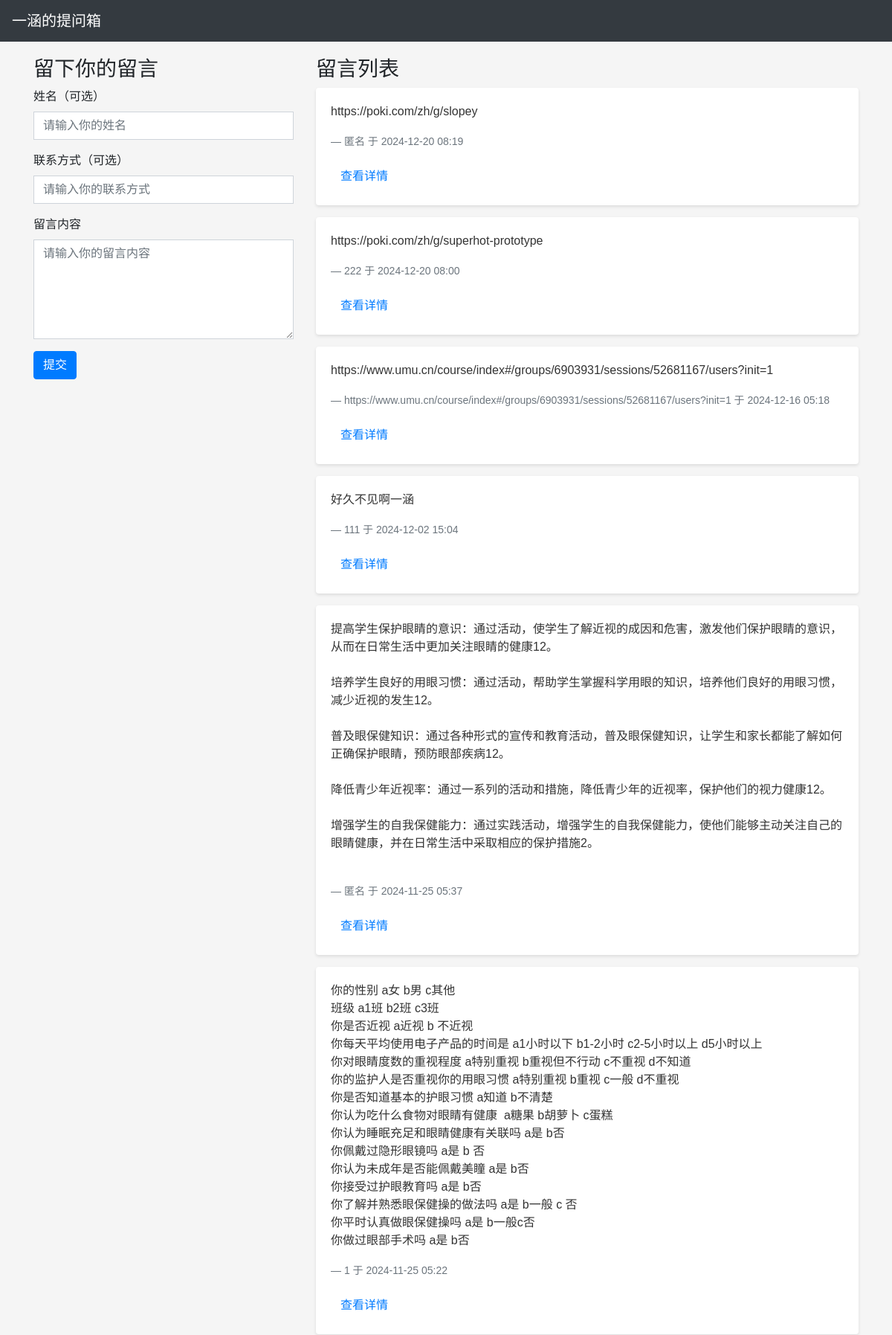
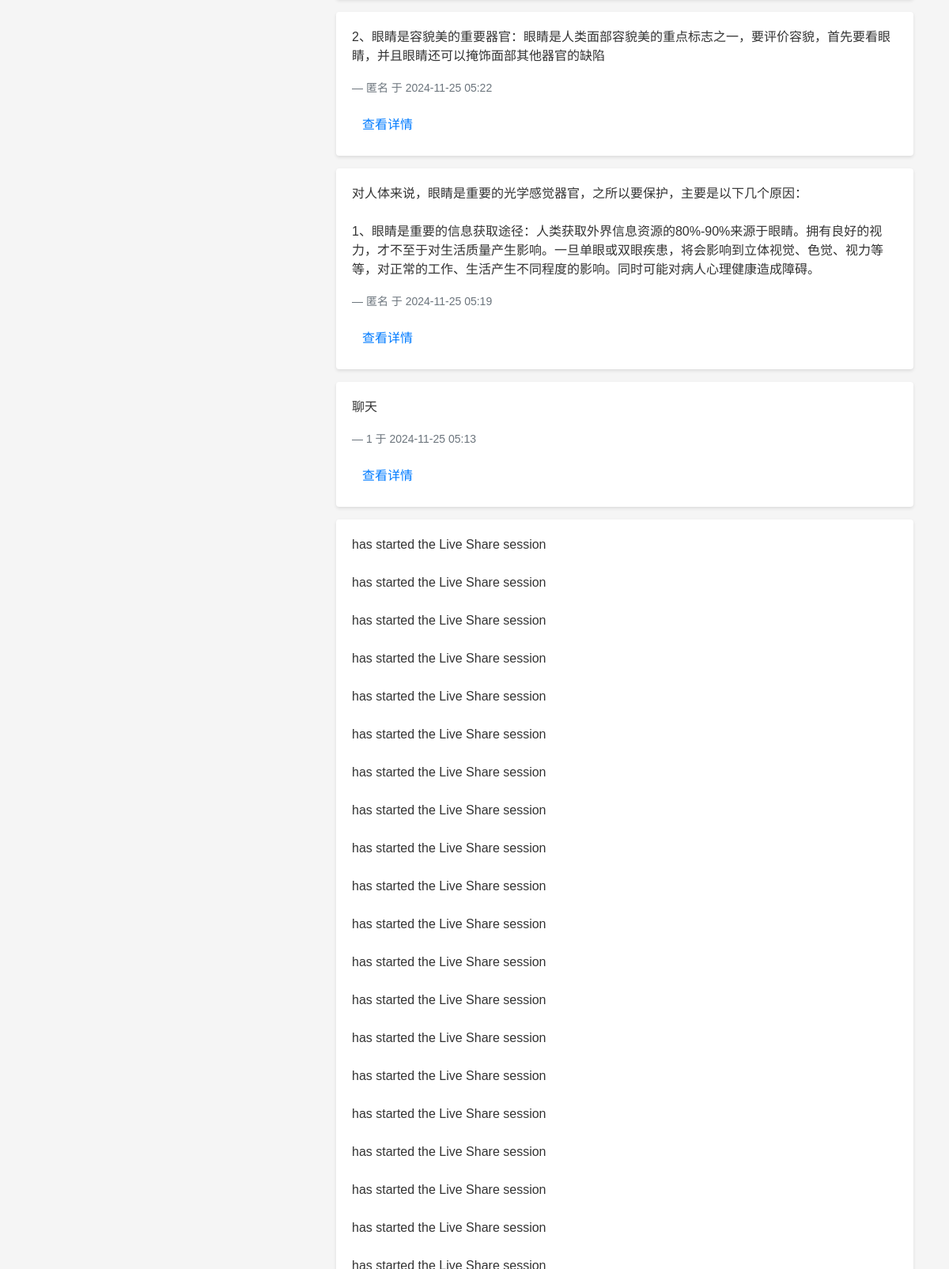
The page / (upper part) on the database its author committed (2 pictures, top to bottom).
### app.py (models this page shows, shortened)
class Message(db.Model):
    __tablename__ = 'messages'
    id = db.Column(db.Integer, primary_key=True)
    name = db.Column(db.String(64))
    contact = db.Column(db.String(64))
    content = db.Column(db.Text, nullable=False)
    timestamp = db.Column(db.DateTime, index=True, default=datetime.utcnow)
    replies = db.relationship('Reply', backref='message', lazy='dynamic')

### app.py (the view, shortened to what this page needs)
@app.route('/', methods=['GET', 'POST'])
def index():
    form = MessageForm()
    messages = Message.query.order_by(Message.timestamp.desc()).all()
    return render_template('index.html', form=form, messages=messages)

### app.py
class MessageForm(FlaskForm):
    name = StringField('姓名（可选）')
    contact = StringField('联系方式（可选）')
    content = TextAreaField('留言内容', validators=[DataRequired(message="留言内容不能为空")])
    submit = SubmitField('提交')

### templates/index.html (shortened to what this page needs)
{% extends 'base.html' %}
{% block content %}
<div class="row">
    <div class="col-md-4">
        <h3>留下你的留言</h3>
        <form method="post">
            <div class="form-group">
                {{ form.name.label(class="form-label") }}
                {{ form.name(class="form-control", placeholder="请输入你的姓名") }}
            </div>
            <div class="form-group">
                {{ form.contact.label(class="form-label") }}
                {{ form.contact(class="form-control", placeholder="请输入你的联系方式") }}
            </div>
            <div class="form-group">
                {{ form.content.label(class="form-label") }}
                {{ form.content(class="form-control", rows="5", placeholder="请输入你的留言内容") }}
            </div>
            {{ form.submit(class="btn btn-primary") }}
        </form>
    </div>
    <div class="col-md-8">
        <h3>留言列表</h3>
        {% for message in messages %}
        <div class="card mb-3">
            <div class="card-body">
                <p class="card-text message-content">{{ message.content }}</p>
                <p class="card-text">
                    <small class="text-muted">
                        — {{ message.name or '匿名' }} 于 {{ message.timestamp.strftime('%Y-%m-%d %H:%M') }}
                    </small>
                </p>
                <a href="{{ url_for('message_detail', id=message.id) }}" class="btn btn-link">查看详情</a>
            </div>
        </div>
        {% else %}
        <p>暂无留言，快来抢沙发！</p>
        {% endfor %}
    </div>
</div>
{% endblock %}

### templates/base.html (shortened to what this page needs)
<!DOCTYPE html>
<html lang="zh-CN">
<head>
    <link rel="stylesheet" href="https://cdn.bootcdn.net/ajax/libs/twitter-bootstrap/4.6.1/css/bootstrap.min.css">
    <link rel="stylesheet" href="{{ url_for('static', filename='style.css') }}">
</head>
<body>
    <nav class="navbar navbar-expand-lg navbar-dark bg-dark">
        <a class="navbar-brand" href="{{ url_for('index') }}">一涵的提问箱</a>
    </nav>
    <div class="container">
        {% block content %}{% endblock %}
    </div>
</body>
</html>

### static/style.css (style rules this page uses)
body { font-family: "Microsoft YaHei", sans-serif; background-color: #f5f5f5; }
.navbar { margin-bottom: 20px; }
.card { background-color: #ffffff; border: none; box-shadow: 0 2px 4px rgba(0, 0, 0, 0.1); }
.message-content, .reply-content { font-size: 16px; line-height: 1.5; color: #333333; white-space: pre-wrap; }
.form-control { border-radius: 0; }
.btn-primary { background-color: #007bff; border-color: #007bff; }

### rows shown on the page
Message: content "https://poki.com/zh/g/slopey", name "匿名", timestamp "2024-12-20 08:19"
Message: content "https://poki.com/zh/g/superhot-prototype", name "222", timestamp "2024-12-20 08:00"
Message: content "https://www.umu.cn/course/index#/groups/6903931/sessions/52681167/users?init=1", name "https://www.umu.cn/course/index#/groups/6903931/sessions/52681167/users?init=1", timestamp "2024-12-16 05:18"
Message: content "好久不见啊一涵", name "111", timestamp "2024-12-02 15:04"
Message: content "提高学生保护眼睛的意识‌：通过活动，使学生了解近视的成因和危害，激发他们保护眼睛的意识，从而在日常生活中更加关注眼睛的健康‌12。 ‌培养学生良好的用眼习惯‌：通过活动，帮助学生掌握科学用眼的知识，培养他们良好的用眼习惯，减少近视的发生‌12。 ‌普及眼保健知识‌：通过各种形式的宣传和教育活动，普及眼保健知识，让学生和家长都能了解如何正确保护眼睛，预防眼部疾病‌12。 ‌降低青少年近视率‌：通过一系列的活动和措施，降低青少年的近视率，保护他们的视力健康‌12。 ‌增强学生的自我保健能力‌：通过实践活动，增强学生的自我保健能力，使他们能够主动关注自己的眼睛健康，并在日常生活中采取相应的保护措施‌2。", name "匿名", timestamp "2024-11-25 05:37"
Message: content "你的性别 a女 b男 c其他 班级 a1班 b2班 c3班 你是否近视 a近视 b 不近视 你每天平均使用电子产品的时间是 a1小时以下 b1-2小时 c2-5小时以上 d5小时以上 你对眼睛度数的重视程度 a特别重视 b重视但不行动 c不重视 d不知道 你的监护人是否重视你的用眼习惯 a特别重视 b重视 c一般 d不重视 你是否知道基本的护眼习惯 a知道 b不清楚 你认为吃什么食物对眼睛有健康 a糖果 b胡萝卜 c蛋糕 你认为睡眠充足和眼睛健康有关联吗 a是 b否 你佩戴过隐形眼镜吗 a是 b 否 你认为未成年是否能佩戴美瞳 a是 b否 你接受过护眼教育吗 a是 b否 你了解并熟悉眼保健操的做法吗 a是 b一般 c 否 你平时认真做眼保健操吗 a是 b一般c否 你做过眼部手术吗 a是 b否", name "1", timestamp "2024-11-25 05:22"
Message: content "2、眼睛是容貌美的重要器官：眼睛是人类面部容貌美的重点标志之一，要评价容貌，首先要看眼睛，并且眼睛还可以掩饰面部其他器官的缺陷", name "匿名", timestamp "2024-11-25 05:22"
Message: content "对人体来说，眼睛是重要的光学感觉器官，之所以要保护，主要是以下几个原因： 1、眼睛是重要的信息获取途径：人类获取外界信息资源的80%-90%来源于眼睛。拥有良好的视力，才不至于对生活质量产生影响。一旦单眼或双眼疾患，将会影响到立体视觉、色觉、视力等等，对正常的工作、生活产生不同程度的影响。同时可能对病人心理健康造成障碍。", name "匿名", timestamp "2024-11-25 05:19"
Message: content "聊天", name "1", timestamp "2024-11-25 05:13"
